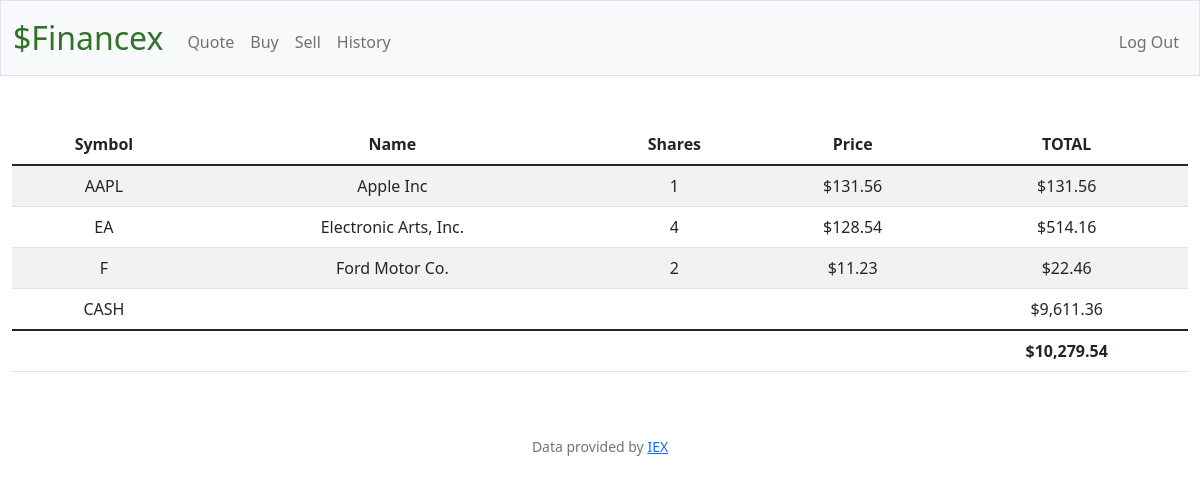
The page / (signed in) on the database its author committed.
### tables this page shows
CREATE TABLE transactions (
    id INTEGER PRIMARY KEY AUTOINCREMENT,
    user_id INTEGER NOT NULL,
    name TEXT NOT NULL,
    shares INTEGER NOT NULL,
    price INTEGER NOT NULL,
    type TEXT NOT NULL,
    symbol TEXT NOT NULL,
    time TIMESTAMP DEFAULT CURRENT_TIMESTAMP,
    FOREIGN KEY(user_id) REFERENCES users(id)
);

CREATE TABLE users (id INTEGER PRIMARY KEY AUTOINCREMENT NOT NULL, username TEXT NOT NULL, hash TEXT NOT NULL, cash NUMERIC NOT NULL DEFAULT 10000.00);

### app.py (the view)
@app.route("/")
@login_required
def index():
    user_id = session["user_id"]
    stocks = db.execute(
        "SELECT symbol, name, price, SUM(shares) as totalShares FROM transactions WHERE user_id = ? GROUP BY symbol", user_id)
    cash = db.execute("SELECT cash FROM users WHERE id = ?", user_id)[0]["cash"]
    total = cash
    for stock in stocks:
        total += stock["price"] * stock["totalShares"]
    return render_template("index.html", stocks=stocks, cash=cash, usd=usd, total=total)

### app.py (called while the page is built)
@app.after_request
def after_request(response):
    response.headers["Cache-Control"] = "no-cache, no-store, must-revalidate"
    response.headers["Expires"] = 0
    response.headers["Pragma"] = "no-cache"
    return response

### helpers.py (called while the page is built)
def login_required(f):
    @wraps(f)
    def decorated_function(*args, **kwargs):
        if session.get("user_id") is None:
            return redirect("/login")
        return f(*args, **kwargs)
    return decorated_function

def usd(value):
    return f"${value:,.2f}"

### templates/index.html
{% extends "layout.html" %}{% block title %} Index {% endblock %}{% block main %}
<table class="table table-striped">
    <thead>
        <tr>
            <th>Symbol</th>
            <th>Name</th>
            <th>Shares</th>
            <th>Price</th>
            <th>TOTAL</th>
        </tr>
    </thead>
    <tbody>
        {% for stock in stocks %}
        <tr>
            <td> {{ stock["symbol"] }} </td>
            <td> {{ stock["name"] }} </td>
            <td> {{ stock["totalShares"] }} </td>
            <td> {{ usd(stock["price"]) }} </td>
            <td> {{ usd(stock["totalShares"] * stock["price"]) }} </td>
        </tr>
        {% endfor %}
        <tr>
            <td>CASH</td>
            <td colspan="3"></td>
            <td> {{ usd(cash) }} </td>
        </tr>
    </tbody>
    <tfoot>
        <td colspan="4"></td>
        <td><strong> {{usd(total)}} </strong></td>
    </tfoot>
</table>
{% endblock %}

### templates/layout.html (shortened to what this page needs)
<!DOCTYPE html>
<html lang="en">
    <head>
        <link href="https://cdn.jsdelivr.net/npm/bootstrap@5.1.3/dist/css/bootstrap.min.css" rel="stylesheet">
        <link href="/static/styles.css" rel="stylesheet">
    </head>
    <body>
        <nav class="bg-light border navbar navbar-expand-md navbar-light">
            <div class="container-fluid">
                <a class="navbar-brand" href="/"><span class="red">$Financex</span></a>
                <div class="collapse navbar-collapse" id="navbar">
                    {% if session["user_id"] %}
                        <ul class="navbar-nav me-auto mt-2">
                            <li class="nav-item"><a class="nav-link" href="/quote">Quote</a></li>
                            <li class="nav-item"><a class="nav-link" href="/buy">Buy</a></li>
                            <li class="nav-item"><a class="nav-link" href="/sell">Sell</a></li>
                            <li class="nav-item"><a class="nav-link" href="/history">History</a></li>
                        </ul>
                        <ul class="navbar-nav ms-auto mt-2">
                            <li class="nav-item"><a class="nav-link" href="/logout">Log Out</a></li>
                        </ul>
                    {% else %}
                        <ul class="navbar-nav ms-auto mt-2">
                            <li class="nav-item"><a class="nav-link" href="/register">Register</a></li>
                            <li class="nav-item"><a class="nav-link" href="/login">Log In</a></li>
                        </ul>
                    {% endif %}
                </div>
            </div>
        </nav>
        <main class="container-fluid py-5 text-center">
            {% block main %}{% endblock %}
        </main>
        <footer class="mb-5 small text-center text-muted">
            Data provided by <a href="https://iexcloud.io/">IEX</a>
        </footer>
    </body>
</html>

### static/styles.css (style rules this page uses)
nav .navbar-brand { font-size: xx-large; }
nav .navbar-brand .red { color: #31722b; }

### rows shown on the page
transactions: symbol "AAPL", name "Apple Inc", totalShares "1", price "$131.56", usd(stock['totalShares']*stock['price']) "$131.56"
users: cash "$9,611.36"

### other values the page prints
{{ stock["symbol"] }} "EA" "F"
{{ stock["name"] }} "Electronic Arts, Inc." "Ford Motor Co."
{{ stock["totalShares"] }} "4" "2"
{{ usd(stock["price"]) }} "$128.54" "$11.23"
{{ usd(stock["totalShares"] * stock["price"]) }} "$514.16" "$22.46"
{{ usd(total) }} "$10,279.54"
